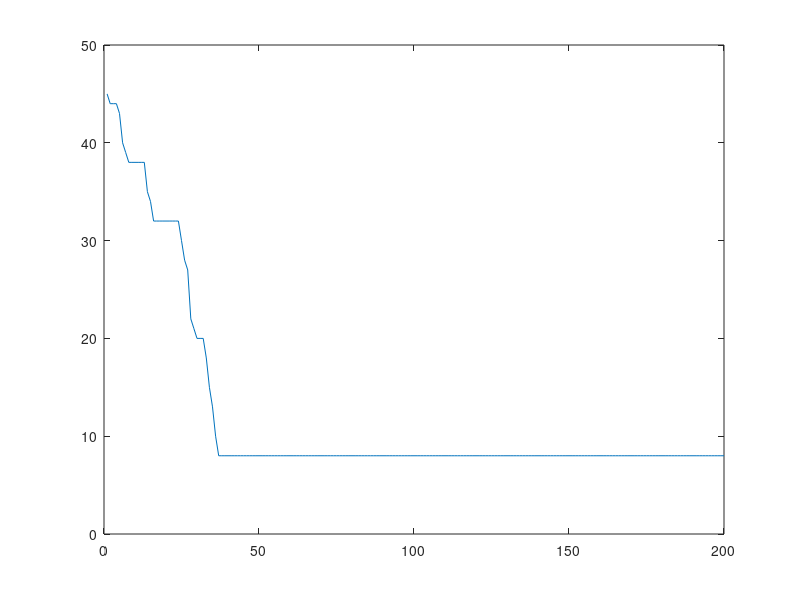

This figure's MATLAB source:

patterns=eye(8)*2-1
targets=patterns

X = [patterns; ones(1,8)];
T = targets;

% generera vikt verktor random element n?ra 0.  

eta = 0.001;
alpha = 0.9;
hidden = 3;
[insize, ndata] = size(patterns);
[outsize, ndata] = size(targets);


w = rand(hidden,(insize+1))*0.1;
v = rand(outsize,hidden+1)*0.1;


dv = zeros(outsize,(hidden+1));
dw = zeros(hidden,(insize+1));

epoch = 200; 

%DELTA REGELN
%dW = -n*(W*X - T)*X.';

error=(1:epoch)

for i = 1:epoch
    
    %Fram?t
    hin = w * X;
    hout = [2 ./ (1+exp(-hin)) - 1 ; ones(1,ndata)];
    oin = v * hout;
    out = 2 ./ (1+exp(-oin)) - 1;
    
    %Bak?t
    delta_o = (out - targets) .* ((1 + out) .* (1 - out)) * 0.5;
    delta_h = (v' * delta_o) .* ((1 + hout) .* (1 - hout)) * 0.5;
    delta_h = delta_h(1:hidden, :);
    
    %Viktuppdatering
    dw = (dw .* alpha) - (delta_h * X') .* (1-alpha);
    dv = (dv .* alpha) - (delta_o * hout') .* (1-alpha);
    w = w + dw .* eta;
    v = v + dv .* eta;
    
    p = w(1,1:2);
    k = -w(1, insize+1) / (p*p');
    l = sqrt(p*p');
    
    error(i) = sum(sum(abs(sign(out) - targets)./2));
    
    %Error expalined:
    %1: sign(out) - targets = if both are same sign, we get 0 => zero error
    %2: /2 => because if different sign we'll get 1--1 = 2 but we just want
    %to count it as 1 error, therefore /2
    %3: we then sum each row for it self
    %4: now we have a vector with numbers
    %5: the second sum sums the vector
    
end


plot(error)






